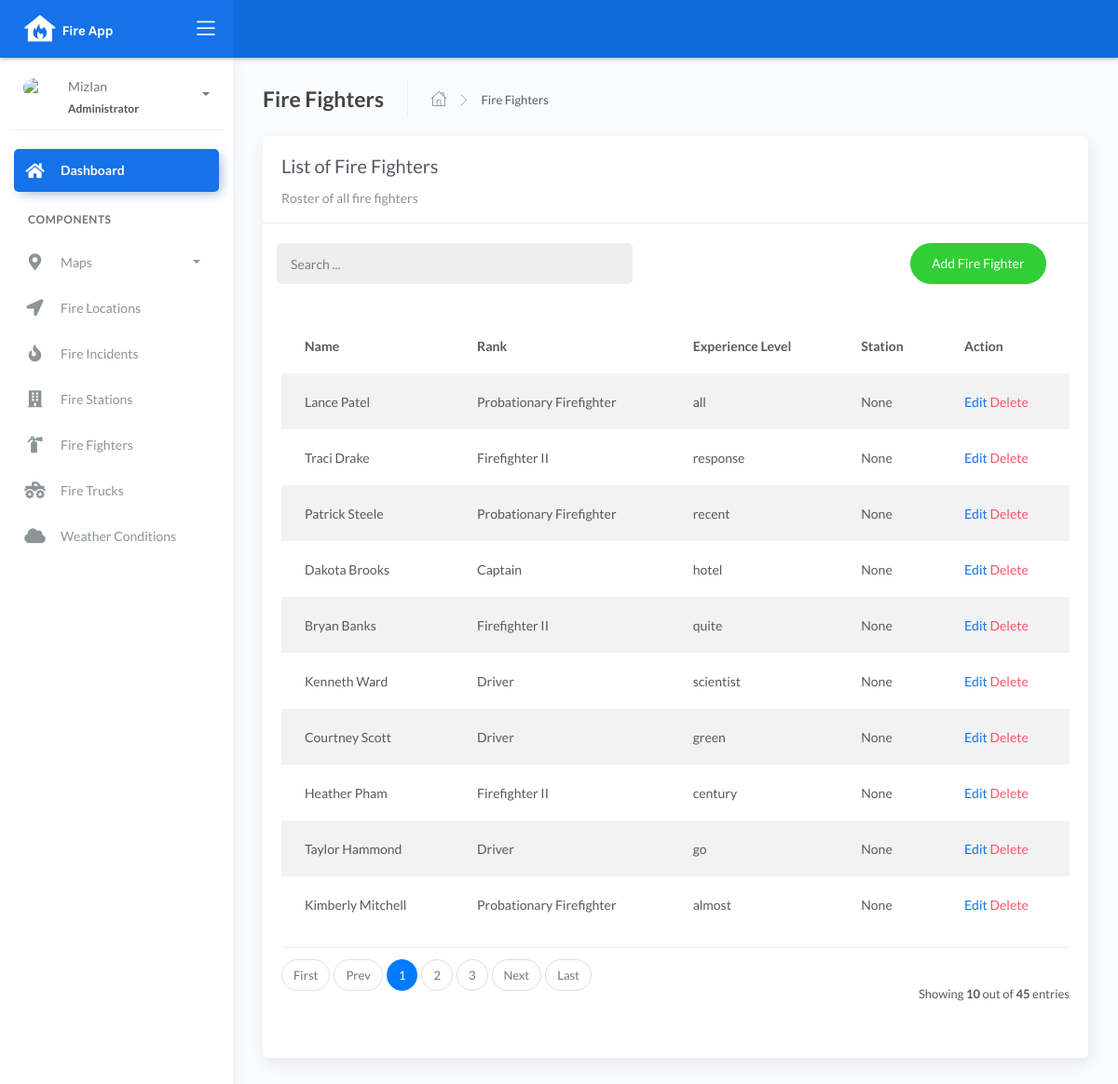
Before: /firefighters_list with the older database file.
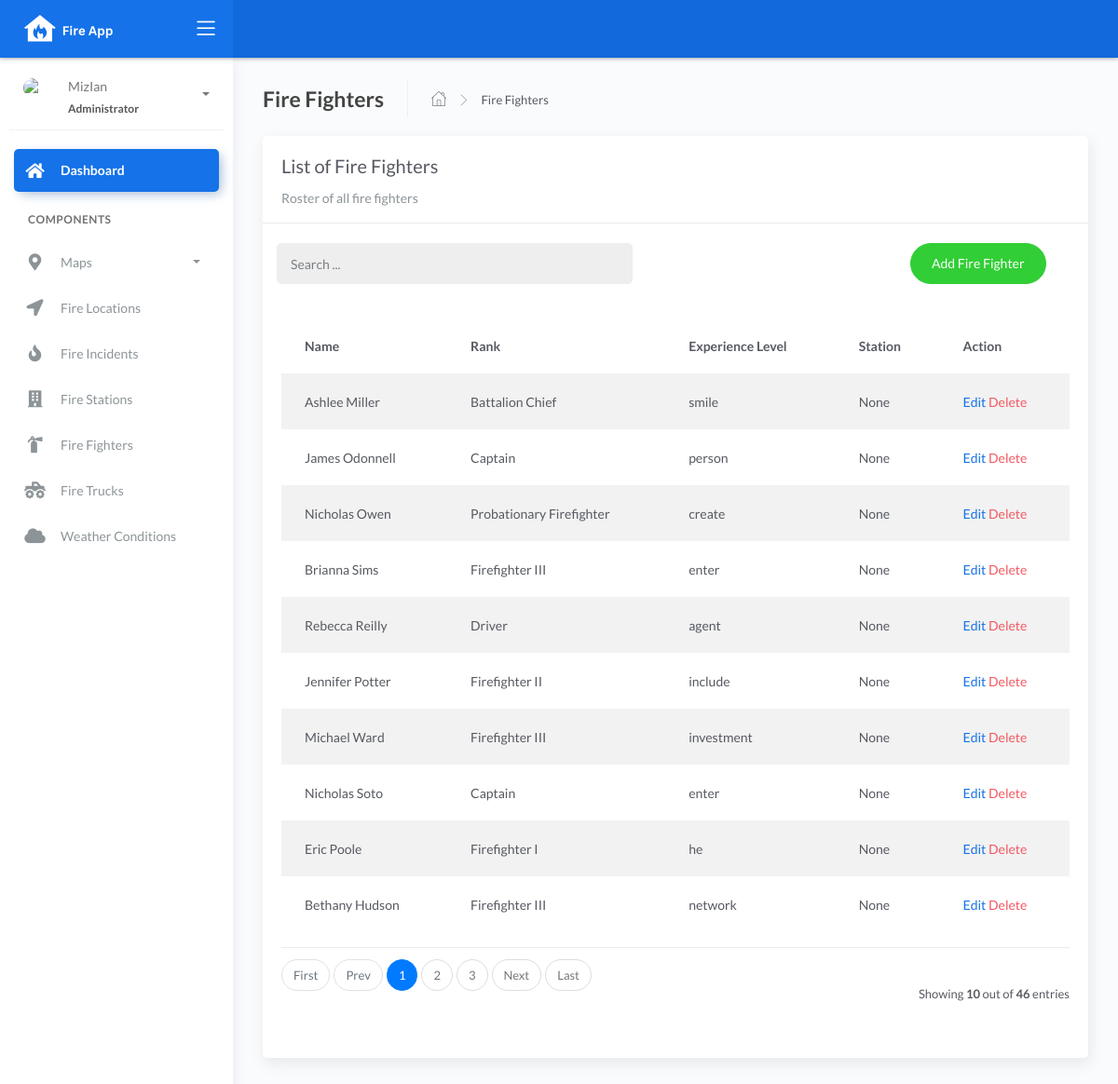
After: the same page with the newer database file.
### fire/models.py (models this page shows, shortened)
class BaseModel(models.Model):
    created_at = models.DateTimeField(auto_now_add=True, db_index=True)
    updated_at = models.DateTimeField(auto_now=True)
    class Meta:
        abstract = True

class Firefighters(BaseModel):
    XP_CHOICES = (
        ('Probationary Firefighter', 'Probationary Firefighter'),
        ('Firefighter I', 'Firefighter I'),
        ('Firefighter II', 'Firefighter II'),
        ('Firefighter III', 'Firefighter III'),
        ('Driver', 'Driver'),
        ('Captain', 'Captain'),
        ('Battalion Chief', 'Battalion Chief'),
    )
    name = models.CharField(max_length=150)
    rank = models.CharField(max_length=150, choices=XP_CHOICES)
    experience_level = models.CharField(max_length=150)
    station = models.ForeignKey(FireStation, on_delete=models.SET_NULL, null=True, blank=True, related_name='firefighters')

### fire/views.py (the view)
# urls.py: path('firefighters_list', FirefightersList.as_view(), name='firefighters-list'),
class FirefightersList(ListView):
    model = Firefighters
    context_object_name = 'firefighters'
    template_name = "firefighters_list.html"
    paginate_by = 10
    def get_queryset(self, *args, **kwargs):
         qs = super(FirefightersList, self).get_queryset(*args, **kwargs)
         if self.request.GET.get("q") != None:
             query = self.request.GET.get('q')
             qs = qs.filter(Q(name__icontains=query) |
                            Q(rank__icontains=query) |
                            Q(experience_level__icontains=query) |
                            Q(station__icontains=query))
         return qs

### templates/firefighters_list.html (shortened to what this page needs)
{% extends 'base.html' %} {% load static %} {% block content %}
<div class="content">
    <div class="page-inner">
        <div class="page-header">
            <h4 class="page-title">Fire Fighters</h4>
            <ul class="breadcrumbs">
                <li class="nav-home">
                    <a href="{%url 'dashboard-chart' %}">
                    <i class="flaticon-home"></i>
                    </a>
                </li>
                <li class="separator">
                    <i class="flaticon-right-arrow"></i>
                </li>
                <li class="nav-item">
                    <a href="#">Fire Fighters</a>
                </li>
            </ul>
        </div>
        <div class="row">
            <div class="col-md-12">
                <div class="card">
                    <div class="card-header">
                        <div class="card-title">List of Fire Fighters</div>
                        <div class="card-category">Roster of all fire fighters</div>
                    </div>
                    <br>
                        <div class="col-md-12 row">
                            <div class="col-md-6">
                                <form class="navbar-left navbar-form nav-search mr-md-3" action="{% url 'firefighters-list' %}">
                                    <div class="input-group">
                                        <input type="text" placeholder="Search ..." class="form-control" name="q">
                                        <div class="input-group-append">
                                        <span class="input-group-text">
                                        </span>
                                        </div>
                                    </div>
                                </form>
                            </div>
                            <div class="col-md-6">
                                <div class="pull-right">
                                    <a href="{% url 'firefighters-add'%}" class="btn btn-success btn-rounded">Add Fire Fighter</a>
                                </div>
                            </div>
                        </div>
                    <div class="card-body">
                        <table class="table table-striped mt-3">
                            <thead>
                                <tr>
                                    <th scope="col">Name</th>
                                    <th scope="col">Rank</th>
                                    <th scope="col">Experience Level</th>
                                    <th scope="col">Station</th>
                                    <th scope="col">Action</th>
                                </tr>
                            </thead>
                            <tbody>
                                {% for object in object_list %}
                                <tr>
                                    <td>{{ object.name }}</td>
                                    <td>{{ object.rank }}</td>
                                    <td>{{ object.experience_level }}</td>
                                    <td>{{ object.station }}</td>
                                    <td>
                                        <a href="firefighters_list/edit/{{ object.id }}">Edit</a>
                                        <a href="firefighters_list/delete/{{ object.id }}" class="text-danger">Delete</a>
                                    </td>
                                </tr>
                                {% empty %}
                                <tr>
                                    <td colspan="4" style="text-align: center">
                                    <p class="text-sm font-weight-bold mb-0">No Records Found</p>
                                    </td>
                                </tr>
                                {% endfor %}
                            </tbody>
                        </table>
                        {% include 'includes/pagination.html' %}
                    </div>
                </div>
            </div>
        </div>
    </div>
</div>
{% endblock %}

Changed rows visible on the page:
removed Firefighters: name "Lance Patel", rank "Probationary Firefighter", experience_level "all", station "None"
removed Firefighters: name "Traci Drake", rank "Firefighter II", experience_level "response", station "None"
removed Firefighters: name "Patrick Steele", rank "Probationary Firefighter", experience_level "recent", station "None"
removed Firefighters: name "Dakota Brooks", rank "Captain", experience_level "hotel", station "None"
removed Firefighters: name "Bryan Banks", rank "Firefighter II", experience_level "quite", station "None"
removed Firefighters: name "Kenneth Ward", rank "Driver", experience_level "scientist", station "None"
removed Firefighters: name "Courtney Scott", rank "Driver", experience_level "green", station "None"
removed Firefighters: name "Heather Pham", rank "Firefighter II", experience_level "century", station "None"
removed Firefighters: name "Taylor Hammond", rank "Driver", experience_level "go", station "None"
removed Firefighters: name "Kimberly Mitchell", rank "Probationary Firefighter", experience_level "almost", station "None"
added Firefighters: name "Ashlee Miller", rank "Battalion Chief", experience_level "smile", station "None"
added Firefighters: name "James Odonnell", rank "Captain", experience_level "person", station "None"
added Firefighters: name "Nicholas Owen", rank "Probationary Firefighter", experience_level "create", station "None"
added Firefighters: name "Brianna Sims", rank "Firefighter III", experience_level "enter", station "None"
added Firefighters: name "Rebecca Reilly", rank "Driver", experience_level "agent", station "None"
added Firefighters: name "Jennifer Potter", rank "Firefighter II", experience_level "include", station "None"
added Firefighters: name "Michael Ward", rank "Firefighter III", experience_level "investment", station "None"
added Firefighters: name "Nicholas Soto", rank "Captain", experience_level "enter", station "None"
added Firefighters: name "Eric Poole", rank "Firefighter I", experience_level "he", station "None"
added Firefighters: name "Bethany Hudson", rank "Firefighter III", experience_level "network", station "None"
Other visible differences:
{{ paginator.count }}: "45" → "46"
